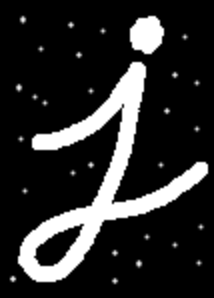
#> input picture images/j_noise.png, 214 x 298 px, found by its file name
$ jupyter execute --allow-errors morph2.ipynb
#> lines starting #> are read from the running program, lines starting #| are printed output that depends on the picture; after the words box and inside, x2 and y2 are one past the last pixel; in counts of white or black regions, pixels touching at a corner belong together
[cell 1]
import cv2 as cv
import numpy as np
import matplotlib.pyplot as plt

[cell 2]
def show_img(img, title=""):
    plt.imshow(img, cmap="gray")
    plt.title(title)
    plt.show()

[cell 3]
jota = cv.imread("/Users/miguelcamargorojas/Documents/UP/PDI-Ago-dic25/Grupo B/images/j.png", 0)
np.unique(jota)

#> (a cell that did not finish here is left out)

---
## Apertura

Erosión -> Dilatación

[cell 5]
s_e = np.ones((9, 9), np.uint8)
# tmp = cv.erode(jota, s_e)
# apertura = cv.dilate(tmp, s_e)
#> (the rest of this cell did not finish here and is left out)

[cell 6]
j_noise = cv.imread("/Users/miguelcamargorojas/Documents/UP/PDI-Ago-dic25/Grupo B/images/j_noise.png", 0)
#> j_noise is the input picture: shape (298, 214); min 0, max 255, mean 42.9
np.unique(j_noise)
#> Out = 73 values from 0 to 255

[cell 7]
umbral, j_noise_bin = cv.threshold(j_noise, 0, 255, cv.THRESH_BINARY | cv.THRESH_OTSU)
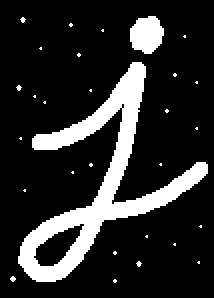
#> j_noise_bin: shape (298, 214); 16.6% white; 29 white regions (23 under 20 px), largest, box (x1, y1, x2, y2) and area: (18, 62, 208, 282) 9324, (130, 16, 164, 54) 980, (10, 276, 16, 282) 24, (20, 17, 26, 23) 22, (16, 85, 22, 91) 22, (136, 261, 142, 267) 22
#> umbral = 123

[cell 8]
show_img(j_noise_bin, str(int(umbral)))

[cell 9]
s_e = np.ones((5, 5), np.uint8)
show_img(cv.dilate(cv.erode(j_noise_bin, s_e), s_e))
#> call 3 of show_img, with title = ''
#> in show_img (call 3), `plt.show()`:
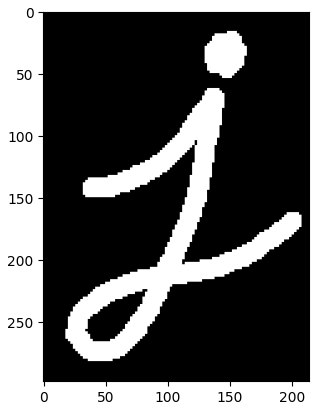
#> figure drawn by matplotlib, 1 panel

---
`cv.morphologyEx()`

[cell 10]
cv.MORPH_ERODE

#> (a cell that did not finish here is left out)

#> (a cell that did not finish here is left out)

[cell 13]
# Apertura con cv.morphologyEx()
s_e = np.ones((3, 3), np.uint8)
show_img(cv.morphologyEx(j_noise_bin, cv.MORPH_OPEN, s_e, iterations=2))

---
## Cierre

Dilatación -> Erosión

[cell 14]
j_hole = cv.imread("/Users/miguelcamargorojas/Documents/UP/PDI-Ago-dic25/Grupo B/images/j_hole.png", 0)
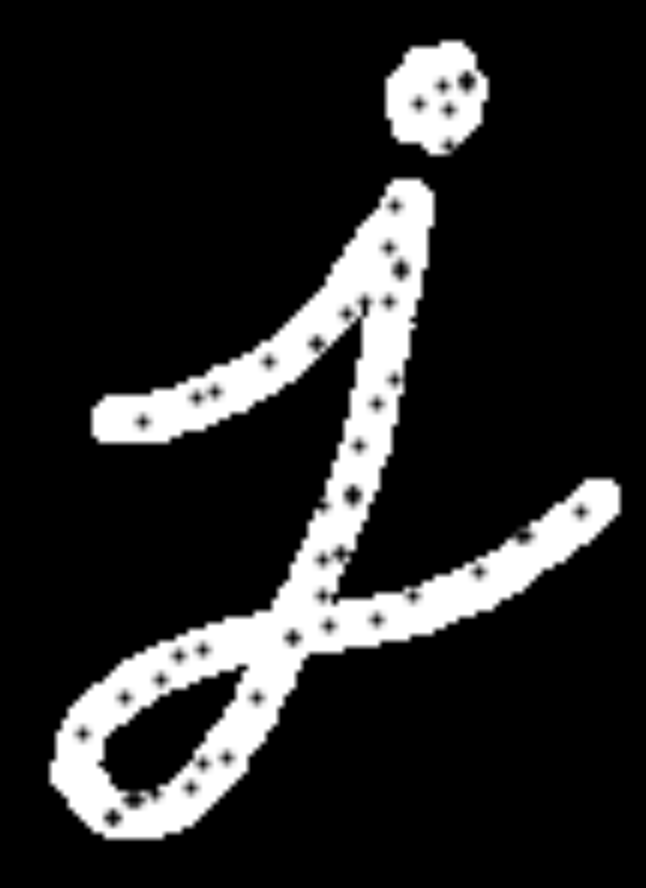
#> input picture images/j_hole.png, 646 x 888 px, found by its file name
#> j_hole is the input picture: shape (888, 646); min 0, max 255, mean 38.7
np.unique(j_noise)
#> Out = 73 values from 0 to 255

[cell 15]
umbral, j_hole_bin = cv.threshold(j_hole, 0, 255, cv.THRESH_BINARY | cv.THRESH_OTSU)
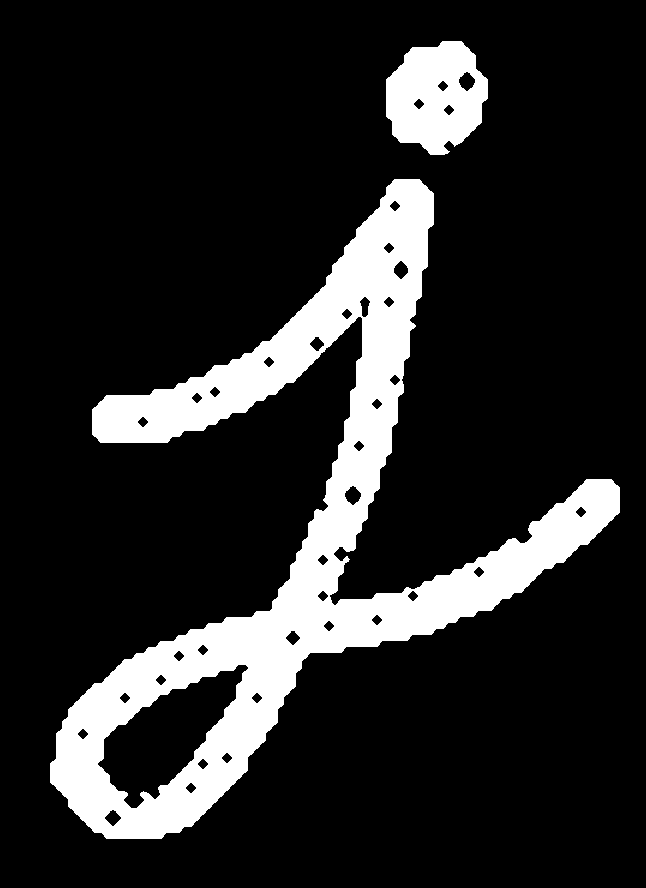
#> j_hole_bin: shape (888, 646); 15.5% white; 2 white regions, box (x1, y1, x2, y2) and area: (50, 179, 620, 839) 80735, (386, 41, 488, 155) 8338
#> umbral = 119
show_img(j_hole_bin, str(int(umbral)))

[cell 16]
show_img(cv.dilate(j_hole_bin, s_e, iterations=8))
#> in show_img (call 6), `plt.show()`:
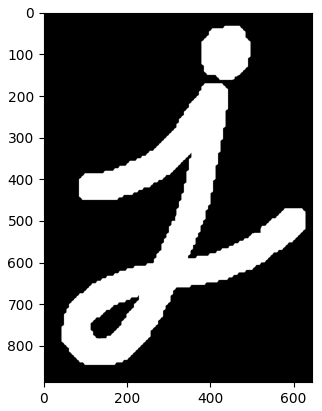
#> figure drawn by matplotlib, 1 panel

[cell 17]
show_img(cv.erode(cv.dilate(j_hole_bin, s_e, iterations=8), s_e, iterations=8))
#> in show_img (call 7), `plt.show()`:
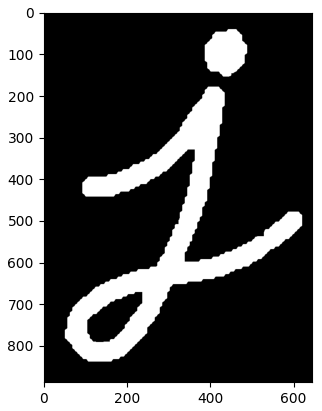
#> figure drawn by matplotlib, 1 panel

[cell 18]
show_img(cv.morphologyEx(j_hole_bin, cv.MORPH_CLOSE, s_e, iterations=12))
